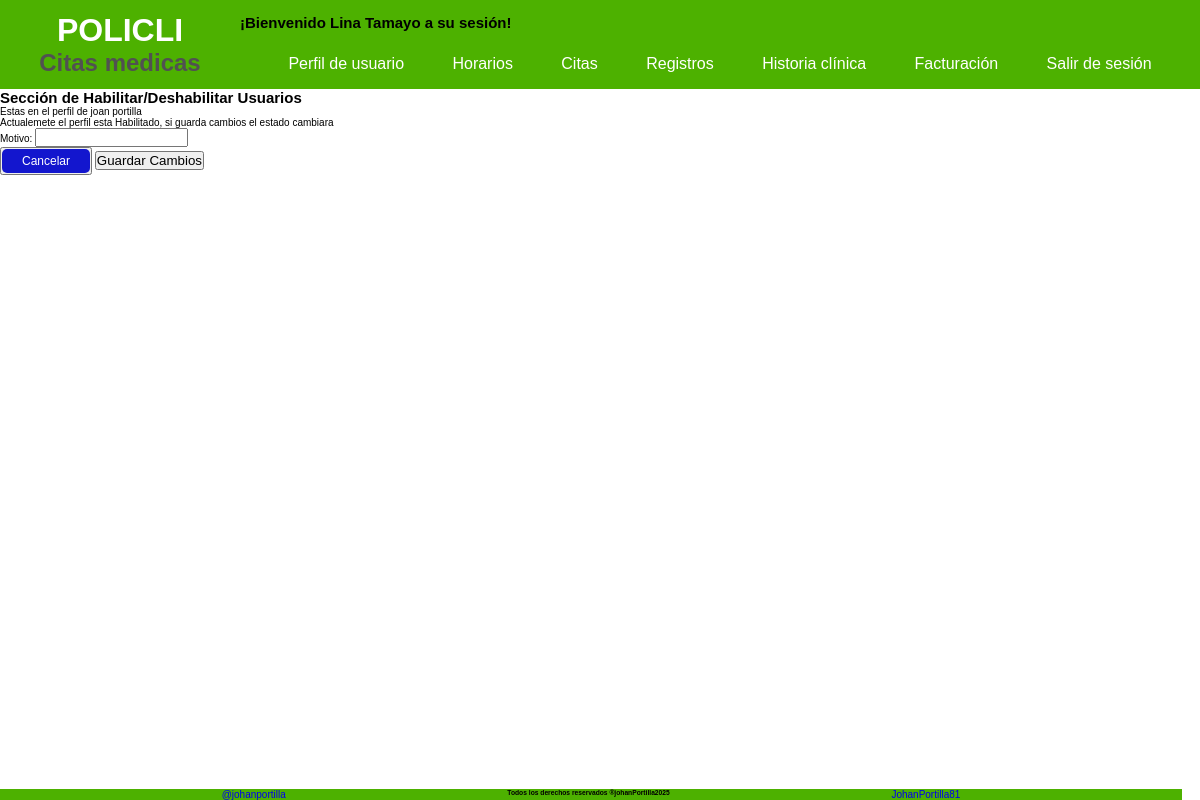
The page /sesion/cuenta/2/?accion=habilitar (signed in) on the database its author committed.
### Aplicaciones/Inicio/models.py (models this page shows, shortened)
class CreacionUser(AbstractUser):
    class Tipo_User(models.TextChoices):
        ADMIN = 'Administrador',
        PACIENTE = 'Paciente'
        MEDICO = 'Medico'
        RECEPCION = 'Recepcionista'
    class Tipo_id(models.TextChoices):
        CEDULA = 'Cédula'
        TARJETA_ID= 'Tarjeta Identidad'
        CED_EXT = 'Cédula Extranjería'
        PASAPORTE = 'Pasaporte'
    tipo_id = models.CharField( max_length=20 ,choices = Tipo_id.choices, default = Tipo_id.CEDULA, verbose_name='Tipo de documento'  )
    numero_id = models.PositiveBigIntegerField(null=False, blank=False,  verbose_name='Numero de identificación', unique=True, default=0)
    telefono = models.PositiveBigIntegerField(null= False, blank= False, verbose_name='Teléfono', default=0)
    tipo_usuario = models.CharField(max_length=20, choices = Tipo_User.choices, default = Tipo_User.PACIENTE, verbose_name='Tipo Usuario')
    fecha_actualizacion = models.DateTimeField (auto_now=True, verbose_name='Ultima Actualización')
    nombre_completo= models.CharField(max_length = 100, null=False, blank= False, verbose_name='Nombre completo')
    cambiar_contrasena = models.BooleanField(default=True, verbose_name='Cambiar contraseña')

### Aplicaciones/Inicio/views.py (the view, shortened to what this page needs)
@login_required # type: ignore
def ver_cuentas(request,pk):
    perfil = get_object_or_404(CreacionUser, pk=pk)
    admin = request.user # verificar q usuario esta interactuando
    habil = perfil.is_active
    if habil == True:
        habil = 'Habilitado'
    else:
        habil = 'Deshabilitado'
    accion = request.GET.get('accion')
    if accion == 'ver':
        print(f'Viendo el perfil de {perfil.nombre_completo}')
        form = PerfilUsuario(instance=perfil)
        data = {
            'admin': admin,
            'perfil': perfil,
            'titulo':'Perfil',
            'form': form,
            'estado':habil
        }
        return render(request, 'paginas/mi_perfil.html', data)
    elif accion == 'habilitar':
        if request.method == 'GET':
            form = FormatoHabilitarUser(instance=perfil)
            data = {
                'admin': admin,
                'perfil': perfil,
                'form': form,
                'habilitado' : habil
            }
            return render(request, 'sesiones/habilitarUser.html', data)
    return render(request, 'paginas/listado_tabla.html')

### Aplicaciones/Inicio/forms.py (shortened to what this page needs)
class FormatoHabilitarUser(forms.ModelForm):
    class Meta:
        model = HabilitarDeshabilitar
        fields = ['motivo']

### templates/sesiones/habilitarUser.html (shortened to what this page needs)
{% extends 'index.html' %}
{% block contenido1 %}
<div class="bloque__formulario">
    <h2 class="bloque__subtitulo">Sección de Habilitar/Deshabilitar Usuarios</h2>
    <p>Estas en el perfil de {{perfil.nombre_completo}}</p>
    <P>Actualemete el perfil esta {{habilitado}}, si guarda cambios el estado cambiara</P>
    <form class="formato__creacion" method="POST">
        {{ form.as_p }}
        <div class="btn_opcion">
            <button>
                <a class="btn-secundary" href="{% url 'Lista_cuentas' %}">Cancelar</a>
            </button>
            <button class="envio" type="submit">Guardar Cambios</button>
        </div>
    </form>
{% endblock %}

### templates/bloques/navbar_sesion.html (shortened to what this page needs)
<header class="header">
    <div class="navbar__container">
        <div>
            <h1 class="navbar__title">
                POLICLI
                <span class="navbar__subtitle">Citas medicas</span>
            </h1>
        </div>
        <div class="navbar-sesion">
            <h2 class="titulo__sesion">¡Bienvenido {{ user.nombre_completo }} a su sesión!</h2>
            <nav class="navbar-sesion__container">
                <ul class="navbar-sesion__list--first">
                    <li class="navbar-sesion__item">
                        <a href="{% url 'Principal' %}" class="navbar__link">Perfil de usuario</a>
                    </li>
                    <li class="navbar-sesion__item">
                        <a href="#" class="navbar__link">Horarios</a>
                    </li>
                    <li class="navbar-sesion__item">
                        <a href="#" class="navbar__link">Citas</a>
                    </li>
                    <li class="navbar-sesion__item"><a href="#" class="navbar__link">Registros</a>
                    </li>
                    <li class="navbar-sesion__item"><a href="#" class="navbar__link">Historia clínica</a>
                    </li>
                    <li class="navbar-sesion__item"><a href="#" class="navbar__link">Facturación</a></li>
                    <li class="navbar-sesion__item">
                        <a href="{% url 'Sesion_Cerrada' %}" class="navbar__link">Salir de sesión</a>
                    </li>
                </ul>
            </nav>
        </div>
    </div>
</header>

### static/css/variables.css (style rules this page uses)
:root { --primary-950: #4DB100; --primary-900: #55B40C; --primary-800: #67BC26; --primary-700: #79C43F; --primary-600: #8BCC59; --primary-500: #9DD472; --primary-400: #AEDB8C; --primary-300: #C0E3A5; --primary-200: #D2EBBF; --primary-100: #EAF3D8; --primary-50: #F6FBF2; --secundary-950:#FED638; --secundary-900:#FED841; --secundary-800:#FEDC55; --secundary-700:#FEE069; --secundary-600:#FEE47D; --secundary-500:#FEE891; --secundary-400:#FEECA5; --secundary-300:#FEF0B9; --secundary-200:#FEF4CD; --secundary-100:#FEF8E1; --secundary-50:#FEFCF5; --white: #fff; --black: #000; --gray-950: #101010; --gray-900: #262626; --gray-800: #3B3B3B; --gray-700: #515151; --gray-600: #676767; --gray-500: #7D7D7D; --gray-400: #929292; --gray-300: #A8A8A8; --gray-200: #BEBEBE; --gray-100: #D4D4D4; --gray-50: #E9E9E9; --main-font: Helvetica, Arial, sans-serif; --fs-xxxxl: 8.0rem; --fs-xxxl: 6.4rem; --fs-xxl: 4.8rem; --fs-xl: 4.0rem; --fs-lg: 3.2rem; --fs-md: 2.4rem; --fs-sm: 2.0rem; --fs-xs: 1.6rem; --fs-xxs: 1.4rem; --fs-xxxs: 1.2rem; }

### static/css/body.css (style rules this page uses)
html { margin: 0; box-sizing: border-box; font-size: 62.5%; }
* { padding: 0; margin: 0; box-sizing: border-box; font-family: var(--main-font); }
body { display: flex; flex-direction: column; }

### static/css/inicio.css (style rules this page uses)
.navbar__container { background-color: var(--primary-950); position: sticky; display: grid; grid-template-columns: repeat(2, 20% 80%); }
.navbar__title { margin: 0; color: var(--white); padding: 12px; font-size: var(--fs-lg); text-align: center; display: flex; flex-direction: column; }
.navbar__subtitle { font-size: var(--fs-md); color: var(--gray-700); }
.navbar__link { text-decoration: none; color: var(--white); font-size: var(--fs-xs); transition: color 0.3s ease; display: flex; }
.navbar-sesion { display: flex; flex-direction: column; justify-content: end; gap: 8px; }
.navbar-sesion__list--first { list-style: none; padding: 8px; margin: 0; display: flex; position: relative; justify-content: space-evenly; }
.navbar-sesion__item { position: relative; display: inline-block; padding: 8px; }

### static/css/tablas.css (style rules this page uses)
[class^="btn-"] { border: none; padding: 5px 20px; text-align: center; text-decoration: none; display: inline-block; font-size: var(--fs-xxxs); cursor: pointer; border-radius: 5px; }
.btn-secundary { background-color: rgb(19, 22, 206); color: white; }

### rows shown on the page
CreacionUser: nombre_completo "Lina Tamayo"
CreacionUser: nombre_completo "joan portilla"

### other values the page prints
{{ habilitado }} "Habilitado"
